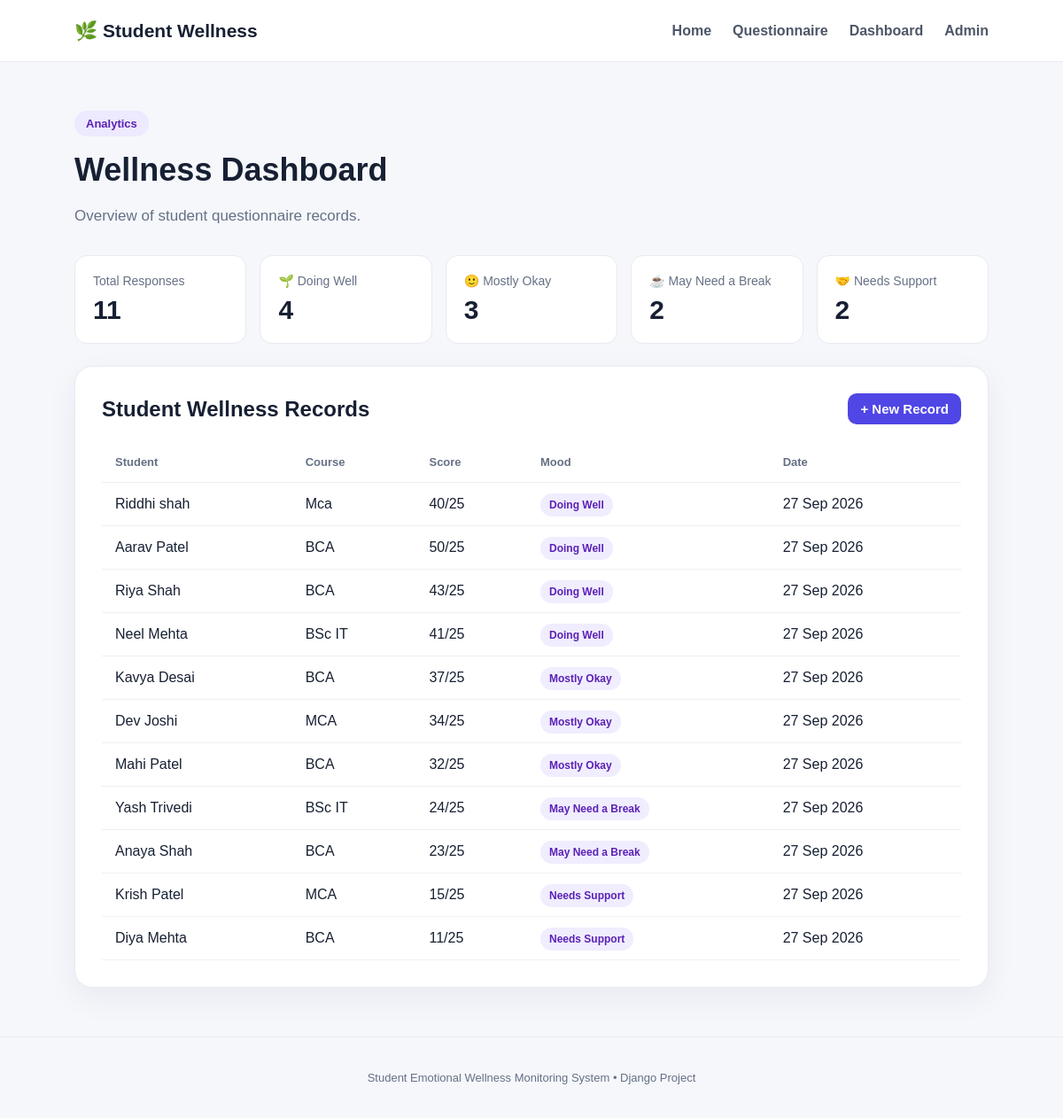
/dashboard/, run on the app's committed database.
### wellness/models.py (models this page shows, shortened)
class WellnessRecord(models.Model):
    student_name = models.CharField(max_length=100)
    course = models.CharField(max_length=100)
    sleep = models.IntegerField()
    stress = models.IntegerField()
    energy = models.IntegerField()
    happiness = models.IntegerField()
    study_pressure = models.IntegerField()
    score = models.IntegerField()
    mood = models.CharField(max_length=50)
    suggestion = models.TextField()
    feedback = models.TextField(blank=True)
    created_at = models.DateTimeField(auto_now_add=True)

### wellness/views.py (the view)
# urls.py: path("dashboard/", views.dashboard, name="dashboard"),
def dashboard(request):
    records = WellnessRecord.objects.all().order_by("-created_at")
    return render(request, "wellness/dashboard.html", {
        "records": records, "total": records.count(),
        "happy": records.filter(mood="Doing Well").count(),
        "good": records.filter(mood="Mostly Okay").count(),
        "stressed": records.filter(mood="May Need a Break").count(),
        "attention": records.filter(mood="Needs Support").count(),
    })

### wellness/templates/wellness/dashboard.html (shortened to what this page needs)
{% extends "wellness/base.html" %}
{% block content %}
<div class="page-heading">
    <span class="badge">Analytics</span>
    <h1>Wellness Dashboard</h1>
    <p>Overview of student questionnaire records.</p>
</div>
<div class="stats">
    <div class="stat"><span>Total Responses</span><strong>{{ total }}</strong></div>
    <div class="stat"><span>🌱 Doing Well</span><strong>{{ happy }}</strong></div>
    <div class="stat"><span>🙂 Mostly Okay</span><strong>{{ good }}</strong></div>
    <div class="stat"><span>☕ May Need a Break</span><strong>{{ stressed }}</strong></div>
    <div class="stat"><span>🤝 Needs Support</span><strong>{{ attention }}</strong></div>
</div>
<div class="table-card">
    <div class="table-title">
        <h2>Student Wellness Records</h2>
        <a class="btn primary small" href="{% url 'questionnaire' %}">+ New Record</a>
    </div>
    {% if records %}
    <div class="table-scroll">
    <table>
        <thead>
            <tr>
                <th>Student</th>
                <th>Course</th>
                <th>Score</th>
                <th>Mood</th>
                <th>Date</th>
            </tr>
        </thead>
        <tbody>
        {% for record in records %}
            <tr>
                <td>{{ record.student_name }}</td>
                <td>{{ record.course }}</td>
                <td>{{ record.score }}/25</td>
                <td><span class="mood-pill">{{ record.mood }}</span></td>
                <td>{{ record.created_at|date:"d M Y" }}</td>
            </tr>
        {% endfor %}
        </tbody>
    </table>
    </div>
    {% else %}
        <div class="empty">No records yet. Submit the questionnaire to add one.</div>
    {% endif %}
</div>
{% endblock %}

### wellness/templates/wellness/base.html (shortened to what this page needs)
{% load static %}
<!DOCTYPE html>
<html lang="en">
<head>
    <link rel="stylesheet" href="{% static 'wellness/style.css' %}">
</head>
<body>
<header class="navbar">
    <div class="brand">🌿 Student Wellness</div>
    <nav>
        <a href="{% url 'home' %}">Home</a>
        <a href="{% url 'questionnaire' %}">Questionnaire</a>
        <a href="{% url 'dashboard' %}">Dashboard</a>
        <a href="/admin/">Admin</a>
    </nav>
</header>
<main class="container">
    {% block content %}{% endblock %}
</main>
<footer>
    <p>Student Emotional Wellness Monitoring System • Django Project</p>
</footer>
</body>
</html>

### wellness/static/wellness/style.css (style rules this page uses)
* { box-sizing: border-box; }
body { margin: 0; font-family: Arial, Helvetica, sans-serif; background: #f5f7fb; color: #172033; }
.navbar { background: white; min-height: 70px; padding: 0 7%; display: flex; align-items: center; justify-content: space-between; border-bottom: 1px solid #e7eaf0; }
.brand { font-size: 21px; font-weight: 800; }
.navbar nav { display: flex; gap: 24px; }
.navbar a { text-decoration: none; color: #4d5668; font-weight: 600; }
.container { width: 86%; max-width: 1200px; margin: 0 auto; min-height: calc(100vh - 130px); padding: 55px 0; }
.badge { display: inline-block; background: #ede9fe; color: #5b21b6; padding: 7px 13px; border-radius: 30px; font-size: 13px; font-weight: 700; }
h1 { font-size: 44px; line-height: 1.1; margin: 18px 0; }
.hero p, .page-heading p { color: #667085; font-size: 17px; line-height: 1.7; max-width: 700px; }
.hero-card, .form-card, .result-card, .table-card { background: white; border: 1px solid #e7eaf0; border-radius: 20px; padding: 30px; box-shadow: 0 12px 35px rgba(30, 40, 70, 0.06); }
.btn { display: inline-block; text-decoration: none; border: 0; border-radius: 10px; padding: 13px 20px; font-weight: 700; cursor: pointer; font-size: 15px; }
.primary { background: #4f46e5; color: white !important; }
.page-heading { margin-bottom: 30px; }
.page-heading h1 { font-size: 36px; }
.stats { display: grid; grid-template-columns: repeat(5, 1fr); gap: 15px; margin: 25px 0; }
.stat { background: white; padding: 20px; border: 1px solid #e7eaf0; border-radius: 14px; }
.stat span { color: #667085; display: block; font-size: 14px; }
.stat strong { display: block; font-size: 30px; margin-top: 8px; }
.table-title { display: flex; justify-content: space-between; align-items: center; }
.table-title h2 { margin: 0; }
.small { padding: 9px 14px; }
.table-scroll { overflow-x: auto; margin-top: 20px; }
table { width: 100%; border-collapse: collapse; }
th, td { padding: 15px; border-bottom: 1px solid #edf0f5; text-align: left; }
th { color: #667085; font-size: 13px; }
.mood-pill { background: #f0edff; color: #5b21b6; padding: 6px 10px; border-radius: 20px; font-size: 12px; font-weight: 700; }
footer { text-align: center; padding: 25px; color: #667085; font-size: 13px; border-top: 1px solid #e7eaf0; }

### data on the page
WellnessRecord: student_name "Riddhi shah", course "Mca", score "40", mood "Doing Well", created_at "27 Sep 2026"
WellnessRecord: student_name "Aarav Patel", course "BCA", score "50", mood "Doing Well", created_at "27 Sep 2026"
WellnessRecord: student_name "Riya Shah", course "BCA", score "43", mood "Doing Well", created_at "27 Sep 2026"
WellnessRecord: student_name "Neel Mehta", course "BSc IT", score "41", mood "Doing Well", created_at "27 Sep 2026"
WellnessRecord: student_name "Kavya Desai", course "BCA", score "37", mood "Mostly Okay", created_at "27 Sep 2026"
WellnessRecord: student_name "Dev Joshi", course "MCA", score "34", mood "Mostly Okay", created_at "27 Sep 2026"
WellnessRecord: student_name "Mahi Patel", course "BCA", score "32", mood "Mostly Okay", created_at "27 Sep 2026"
WellnessRecord: student_name "Yash Trivedi", course "BSc IT", score "24", mood "May Need a Break", created_at "27 Sep 2026"
WellnessRecord: student_name "Anaya Shah", course "BCA", score "23", mood "May Need a Break", created_at "27 Sep 2026"
WellnessRecord: student_name "Krish Patel", course "MCA", score "15", mood "Needs Support", created_at "27 Sep 2026"
WellnessRecord: student_name "Diya Mehta", course "BCA", score "11", mood "Needs Support", created_at "27 Sep 2026"

### other printed values
{{ total }} "11"
{{ happy }} "4"
{{ good }} "3"
{{ stressed }} "2"
{{ attention }} "2"
